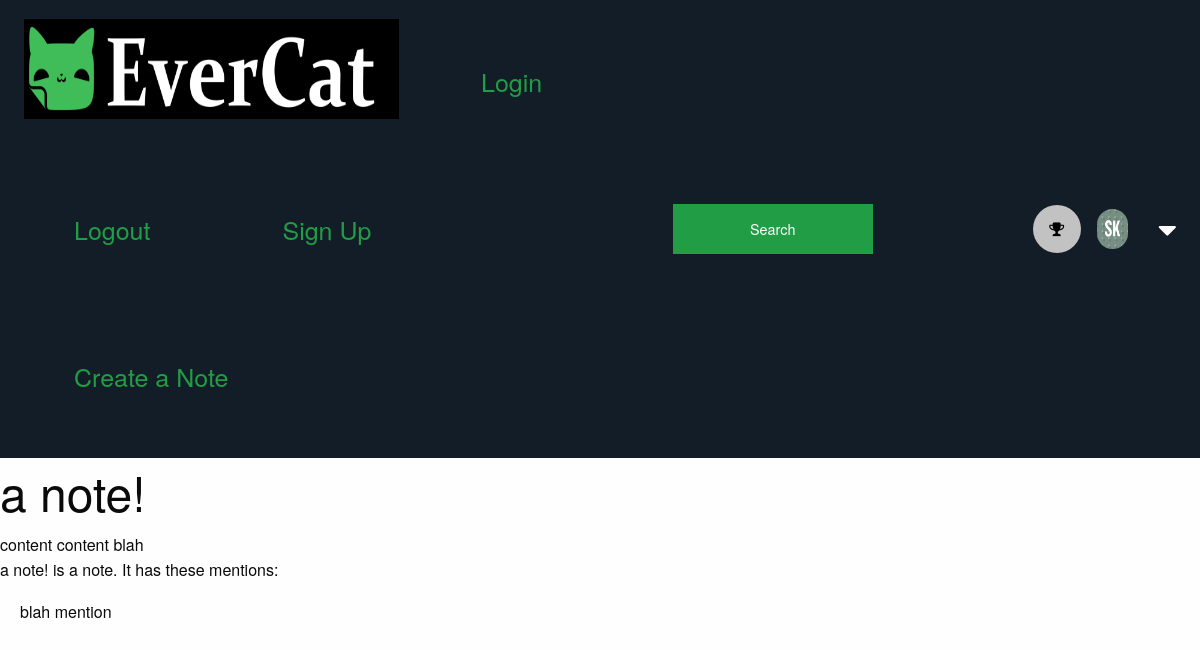
Page /1/ on the earlier database version.
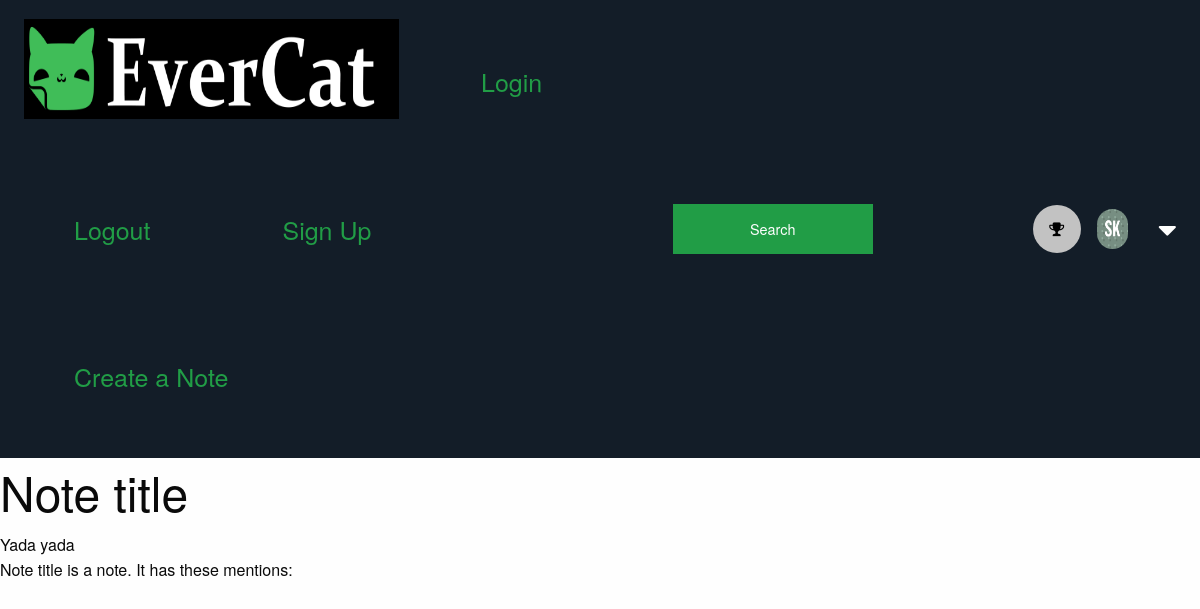
Same page on the later database version.
### notes/models.py (models this page shows, shortened)
class note(models.Model):
    user = models.ForeignKey(User, default=1, null=True) #Each note belongs to a user
    title = models.CharField(max_length=150)
    content = models.CharField(max_length=200)

class mention(models.Model):
    mention_name = models.CharField(max_length=150)
    note_in = models.ForeignKey(note, on_delete=models.CASCADE)

### notes/views.py (the view)
# urls.py: url(r'^(?P<pk>[0-9]+)/$', views.DetailView.as_view(), name='detail'),
class DetailView(generic.DetailView):
    model = note
    template_name = 'notes/detail.html'

### notes/templates/notes/detail.html (shortened to what this page needs)
{% include 'notes/base.html' %}
{% block note_body %}
    <h1 id="note_title">{{note.title}}</h1>
    <div id="note_content">{{note.content}}</div>
    <p>{{note.title}} is a note. It has these mentions: </p>
    <ul>
        {%for mention in note.mention_set.all%}
          {{mention.mention_name}}
        {%endfor%}
    </ul>
{% endblock %}

Differences in the rows shown:
no longer on this page (row edited): mention: mention_name "blah mention"
changed note: title "a note!" → "Note title"; content "content content blah" → "Yada yada"
